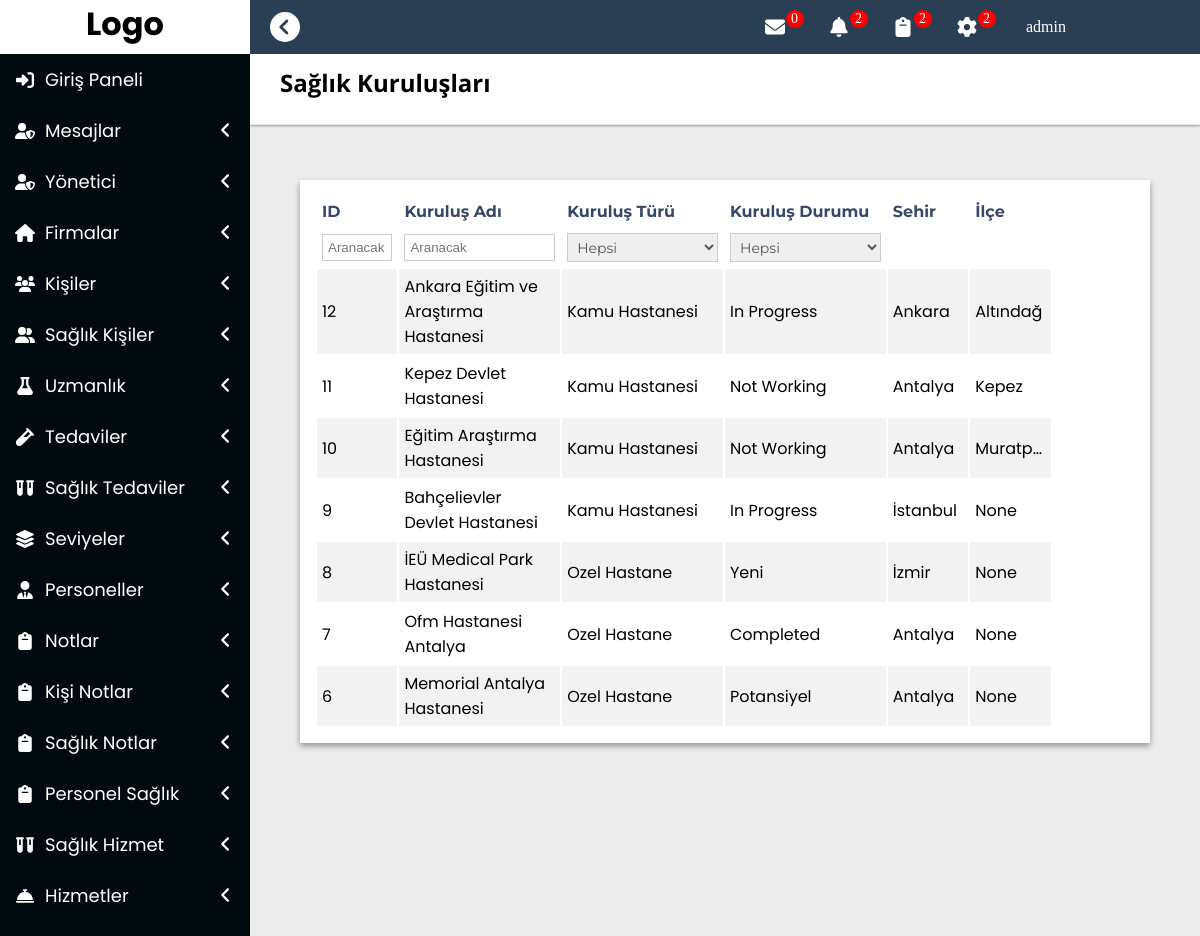
The app's page /kuruluslistele/ (signed in) with its own data.
### base/models.py (models this page shows, shortened)
class SaglikKuruluslari(models.Model):
    author = models.ForeignKey("auth.User",on_delete = models.CASCADE,verbose_name = "Ekleyen")
    kurulusAdi = models.CharField(max_length = 50,null=False,blank=False,verbose_name = "Kuruluş Adı")
    kurulusTuru =models.CharField(max_length=20,null=False,blank=False, choices=kurulusTurleri, verbose_name = "Kuruluş Türü")
    durum =models.CharField(max_length = 20,null=False,blank=False, choices=durumlar, verbose_name = "Durum")
    sehir = models.ForeignKey(Sehir,null=True, on_delete = models.CASCADE,related_name="SaglikKurulusSehir")
    ilce = models.ForeignKey(Ilce,null=True, on_delete = models.CASCADE,related_name="SaglikKurulusIlce")
    mahalle = models.ForeignKey(Mahalle,null=True, on_delete = models.CASCADE,related_name="SaglikKurulusMahalle")
    sokak = models.ForeignKey(Sokak,null=True, on_delete = models.CASCADE,related_name="SaglikKurulusSokak")
    cadde = models.ForeignKey(Cadde,null=True, on_delete = models.CASCADE,related_name="SaglikKurulusCadde")
    kapiNo = models.PositiveIntegerField(null=True,verbose_name = "Kapı No")
    tamAdres = models.CharField(max_length = 250,null=True,verbose_name = "Tam Adres")
    postaKodu = models.PositiveIntegerField(null=True,verbose_name = "Posta Kodu")
    enlem = models.FloatField(max_length = 50,null=False,blank=False,verbose_name = "Enlem")
    boylam = models.FloatField(max_length = 50,null=False,blank=False,verbose_name = "Boylam")
    telefon = models.PositiveIntegerField(null=False,blank=False,verbose_name = "Telefon")
    fax = models.PositiveIntegerField(verbose_name = "Fax")
    website = models.CharField(max_length = 50,verbose_name = "Website")
    mail = models.EmailField(max_length = 50,verbose_name = "Mail")
    doktorSayisi = models.PositiveIntegerField(verbose_name = "Doktor Sayısı")
    kisiUzaklik = models.FloatField(max_length = 500,null= True, verbose_name="Kişiye Olan Uzaklık")
    eklenmeTarihi = models.DateTimeField(auto_now_add=True,verbose_name="Oluşturulma Tarihi")
    class Meta:
        ordering = ['-eklenmeTarihi']

class Sehir(models.Model):
    sehirAdi = models.CharField(max_length = 30,null=False,blank=False, verbose_name="Şehir Adı")
    eklenmeTarihi = models.DateTimeField(auto_now_add=True,verbose_name="Oluşturulma Tarihi")
    def __str__(self):
        return self.sehirAdi
    class Meta:
        ordering = ['-sehirAdi']

class Ilce(models.Model):
    sehir = models.ForeignKey(Sehir,on_delete = models.CASCADE,related_name="SehirIlce")
    ilceAdi = models.CharField(max_length = 30,null=False,blank=False, verbose_name="İlçe Adı")
    eklenmeTarihi = models.DateTimeField(auto_now_add=True,verbose_name="Oluşturulma Tarihi")
    def __str__(self):
        return self.ilceAdi
    class Meta:
        ordering = ['-eklenmeTarihi']

### base/views.py (the view, shortened to what this page needs)
# urls.py: path('kuruluslistele/', views.saglikKuruluslariListele, name = "kurulusListele"),
def saglikKuruluslariListele(request):
    mesajlar = Mesajlar.objects.filter(alıcı=request.user,okundu=False)
    mesajlarAdet = len(mesajlar)
    kuruluslar = SaglikKuruluslari.objects.all()
    context={
        "mesajlar":mesajlar,
        "mesajlarAdet":mesajlarAdet,
        "kuruluslar":kuruluslar
    }
    return render(request,"Listele/kurulus.html",context)

### templates/Listele/kurulus.html (shortened to what this page needs)
{% extends "layout.html" %}
{% block body %}
<div class="ContentLayout" >
    <div class="Pagination">
        <h1>Sağlık Kuruluşları</h1>
    </div>
    <div class="SubContent">
        <div class="tablo">
            <table style="width: 100%;table-layout: fixed;">
                <thead>
                    <tr>
                        <td style="width: 5%;">ID</td>
                        <td>Kuruluş Adı</td>
                        <td>Kuruluş Türü</td>
                        <td>Kuruluş Durumu</td>
                        <td style="width: 5%;">Sehir</td>
                        <td style="width: 5%;">İlçe</td>
                        <td style="width: 5%;"></td>
                    </tr>
                    <tr id="kurulusAjaxFiltreleme">
                        <td><input  type="text" id="kurulusIDAra" placeholder="Aranacak"></td>
                        <td><input  type="text" id="kurulusAdiAra" placeholder="Aranacak"></td>
                        <td>
                            <select name="kurulusTurFiltrele"  id="kurulusTurFiltrele">
                                <option value="Hepsi">Hepsi</option>
                            </select>
                        </td>
                        <td>
                            <select name="durumFiltrele"  id="durumFiltrele">
                                <option value="Hepsi">Hepsi</option>
                            </select>
                        </td>
                    </tr>
                </thead>
                <tbody id="ajaxYukleme">
                    {% include 'Listele/ajaxListeleme/kurulus.html' %}
                </tbody>
            </table>
        </div>
    </div>
            {% include 'Detay/kurulus.html' %}
</div>
{% endblock body %}

### templates/layout.html (shortened to what this page needs)
<!DOCTYPE html>
{% load static %}
<html lang="en">
<head>
    <link rel="stylesheet" href="{% static 'css/style.css' %}">
</head>
<body>
    <div id="Layout">
        <div id="SideMenu">
            <div id="Logo">
                <h1>Logo</h1>
            </div>
            <ul>
                <li class="treeview">
                    <a href="{% url 'user:login' %}">
                        <i class="fa fa-sign-in-alt"></i>
                        <span>Giriş Paneli</span>
                    </a>
                </li>
                <li class="treeview">
                    <a href="#">
                        <i class="fa fa-user-shield" ></i>
                        <span>Mesajlar</span>
                        <div class="pull-right">
                            <i class="fa fa-angle-left"></i>
                        </div>
                    </a>
                </li>
                <li class="treeview">
                    <a class="ignore-click"  href="#">
                        <i class="fa fa-user-shield"></i>
                        <span>Yönetici</span>
                        <div class="pull-right">
                            <i class="fa fa-angle-left"></i>
                        </div>
                    </a>
                </li>
                <li class="treeview">
                    <a href="#">
                        <i class="fa fa-home" ></i>
                        <span>Firmalar</span>
                        <div class="pull-right">
                            <i class="fa fa-angle-left"></i>
                        </div>
                    </a>
                </li>
                <li class="treeview">
                    <a class="ignore-click" href="#">
                        <i class="fa fa-users"></i>
                        <span>Kişiler</span>
                        <div class="pull-right">
                            <i class="fa fa-angle-left"></i>
                        </div>
                    </a>
                </li>
                <li class="treeview">
                    <a class="ignore-click" href="#">
                        <i class="fa fa-user-friends"></i>
                        <span>Sağlık Kişiler</span>
                        <div class="pull-right">
                            <i class="fa fa-angle-left"></i>
                        </div>
                    </a>
                </li>
                <li class="treeview">
                    <a class="ignore-click" href="#">
                        <i class="fa fa-flask"></i>
                        <span>Uzmanlık</span>
                        <div class="pull-right">
                            <i class="fa fa-angle-left"></i>
                        </div>
                    </a>
                </li>
                <li class="treeview">
                    <a class="ignore-click" href="#">
                        <i class="fa fa-vial"></i>
                        <span>Tedaviler</span>
                        <div class="pull-right">
                            <i class="fa fa-angle-left"></i>
                        </div>
                    </a>
                </li>
                <li  class="treeview">
                    <a class="ignore-click" href="#">
                        <i class="fa fa-vials"></i>
                        <span>Sağlık Tedaviler</span>
                        <div class="pull-right">
                            <i class="fa fa-angle-left"></i>
                        </div>
                    </a>
                </li>
                <li class="treeview">
                    <a class="ignore-click" href="#">
                        <i class="fa fa-layer-group"></i>
                        <span>Seviyeler</span>
                        <div class="pull-right">
                            <i class="fa fa-angle-left"></i>
                        </div>
                    </a>
                </li>
                <li class="treeview">
                    <a class="ignore-click" href="#">
                        <i class="fa fa-user-tie"></i>
                        <span>Personeller</span>
                        <div class="pull-right">
                            <i class="fa fa-angle-left"></i>
                        </div>
                    </a>
                </li>
                <li class="treeview">
                    <a class="ignore-click" href="#">
                        <i class="fa fa-clipboard"></i>
                        <span>Notlar</span>
                        <div class="pull-right">
                            <i class="fa fa-angle-left"></i>
                        </div>
                    </a>
                </li>
                <li class="treeview">
                    <a class="ignore-click" href="#">
                        <i class="fa fa-clipboard"></i>
                        <span>Kişi Notlar</span>
                        <div class="pull-right">
                            <i class="fa fa-angle-left"></i>
                        </div>
                    </a>
                </li>
                <li class="treeview">
                    <a class="ignore-click" href="#">
                        <i class="fa fa-clipboard"></i>
                        <span>Sağlık Notlar</span>
                        <div class="pull-right">
                            <i class="fa fa-angle-left"></i>
                        </div>
                    </a>
                </li>
                <li class="treeview">
                    <a class="ignore-click" href="#">
                        <i class="fa fa-clipboard"></i>
                        <span>Personel Sağlık</span>
                        <div class="pull-right">
                            <i class="fa fa-angle-left"></i>
                        </div>
                    </a>
                </li>
                <li class="treeview">
                    <a class="ignore-click" href="#">
                        <i class="fa fa-vials"></i>
                        <span>Sağlık Hizmet</span>
                        <div class="pull-right">
                            <i class="fa fa-angle-left"></i>
                        </div>
                    </a>
                </li>
                <li class="treeview">
                    <a class="ignore-click" href="#">
                        <i class="fa fa-concierge-bell"></i>
                        <span>Hizmetler</span>
                        <div class="pull-right">
                            <i class="fa fa-angle-left"></i>
                        </div>
                    </a>
                </li>
            </ul>
        </div>
        <main id="MainSide">
            <div id="TopMenu">
                <p id="HideSideNav"><i style="height: 30px;width: 30px;" class="fa fa-chevron-circle-left"></i></p>
                <ul>
                    <li style="margin-left: 15px;"><a href="">{{request.user.username}}</a></li>
                    <li><a href="#"><i style="height: 20px;width: 20px;" class="fa fa-cog"></i><span>2</span></a>
                    </li>
                    <li><a href="#"><i style="height: 20px;width: 20px;" class="fa fa-clipboard"></i><span>2</span></a>
                    </li>
                    <li><a href="#"><i style="height: 20px;width: 20px;" class="fa fa-bell"></i><span>2</span></a>
                    </li>
                    <li><a href="#"><i style="height: 20px;width: 20px;" class="fa fa-envelope"></i><span>{{mesajlarAdet}}</span></a>
                    </li>
                </ul>
            </div>
            <div id="Content">
                {% block body %}
                {% endblock body %}
            </div>
        </main>
    </div>
</body>
</html>

### templates/Listele/ajaxListeleme/kurulus.html (shortened to what this page needs)
{% load static %}
{% for kurulus in kuruluslar %}
<tr onclick="detayGoster({{kurulus.id}})">
    <td><a href="#">{{kurulus.id}}</a></td>
    <td><a href="#">{{kurulus.kurulusAdi}}</a></td>
    <td>{{kurulus.kurulusTuru}}</td>
    <td>{{kurulus.durum}}</td>
    <td>{{kurulus.sehir}}</td>
    <td>{{kurulus.ilce}}</td>
</tr>
{% endfor %}

### records on screen
SaglikKuruluslari: id "12", kurulusAdi "Ankara Eğitim ve Araştırma Hastanesi", kurulusTuru "Kamu Hastanesi", durum "In Progress", sehir "Ankara", ilce "Altındağ"
SaglikKuruluslari: id "11", kurulusAdi "Kepez Devlet Hastanesi", kurulusTuru "Kamu Hastanesi", durum "Not Working", sehir "Antalya", ilce "Kepez"
SaglikKuruluslari: id "10", kurulusAdi "Eğitim Araştırma Hastanesi", kurulusTuru "Kamu Hastanesi", durum "Not Working", sehir "Antalya", ilce "Muratp…"
SaglikKuruluslari: id "9", kurulusAdi "Bahçelievler Devlet Hastanesi", kurulusTuru "Kamu Hastanesi", durum "In Progress", sehir "İstanbul", ilce "None"
SaglikKuruluslari: id "8", kurulusAdi "İEÜ Medical Park Hastanesi", kurulusTuru "Ozel Hastane", durum "Yeni", sehir "İzmir", ilce "None"
SaglikKuruluslari: id "7", kurulusAdi "Ofm Hastanesi Antalya", kurulusTuru "Ozel Hastane", durum "Completed", sehir "Antalya", ilce "None"
SaglikKuruluslari: id "6", kurulusAdi "Memorial Antalya Hastanesi", kurulusTuru "Ozel Hastane", durum "Potansiyel", sehir "Antalya", ilce "None"

### other values on screen
{{ request.user.username }} "admin"
{{ mesajlarAdet }} "0"
